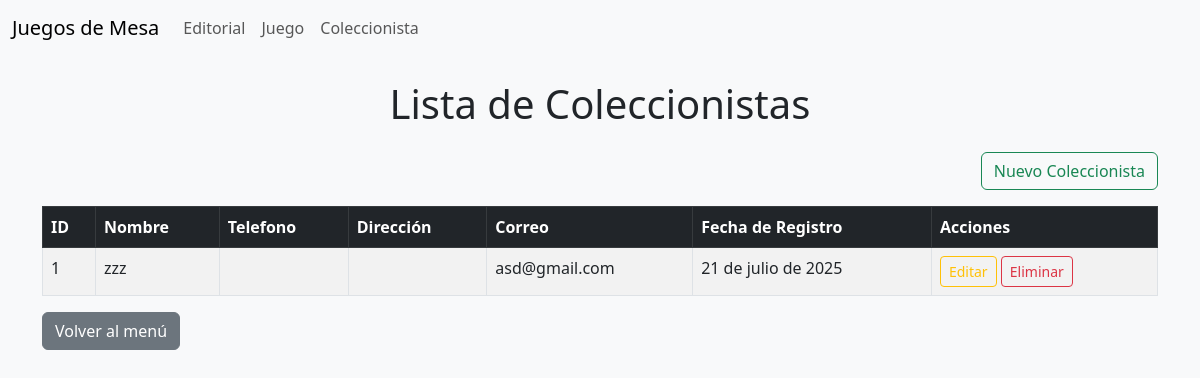
The page /coleccionista/ on the database as committed earlier.
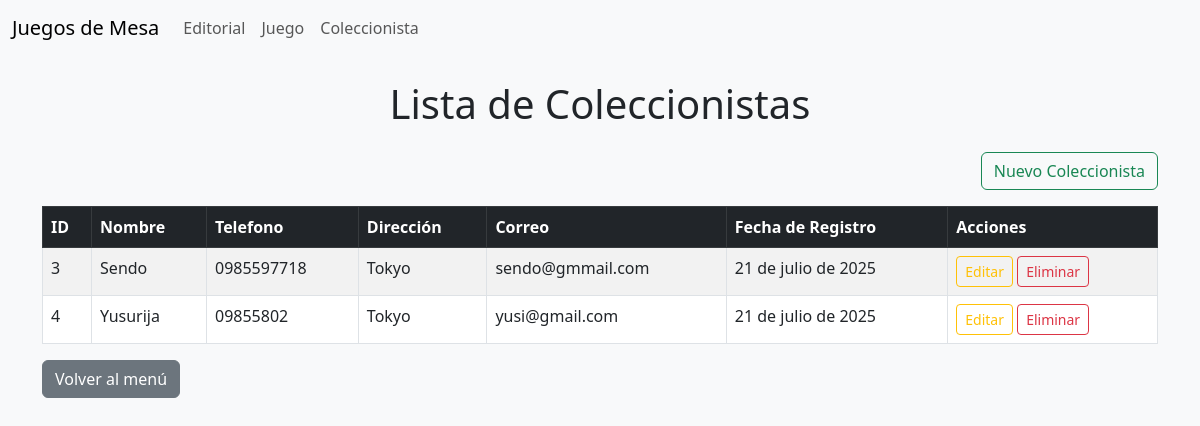
The same page on the database as committed later.
### Aplicaciones/Coleccionista/models.py (models this page shows, shortened)
class Coleccionista(models.Model):
    nombre = models.CharField(max_length=100)
    telefono = models.CharField(max_length=15)
    direccion = models.CharField(max_length=100)
    correo = models.EmailField()
    fecha_registro = models.DateField(auto_now_add=True)

### Aplicaciones/Coleccionista/views.py (the view)
# urls.py: path('', views.listaColeccionista, name='lista_coleccionista'),
def listaColeccionista(request):
    coleccionistas = Coleccionista.objects.all()
    return render(request, 'coleccionista/inicio.html', {'coleccionistas': coleccionistas})

### Aplicaciones/Coleccionista/templates/coleccionista/inicio.html (shortened to what this page needs)
{% extends 'plantilla.html' %}
{% block contenido %}
<div class="container mt-4">
    <h1 class="text-center mb-4">Lista de Coleccionistas</h1>
    <div class="text-end mb-3">
        <a href="{% url 'nuevo_coleccionista' %}" class="btn btn-outline-success">Nuevo Coleccionista</a>
    </div>
    <table class="table table-bordered table-striped table-hover">
        <thead class="table-dark">
            <tr>
                <th>ID</th>
                <th>Nombre</th>
                <th>Telefono</th>
                <th>Dirección</th>
                <th>Correo</th>
                <th>Fecha de Registro</th>
                <th>Acciones</th>
            </tr>
        </thead>
        <tbody>
            {% for coleccionista in coleccionistas %}
            <tr>
                <td>{{ coleccionista.id }}</td>
                <td>{{ coleccionista.nombre }}</td>
                <td>{{ coleccionista.telefono }}</td>
                <td>{{ coleccionista.direccion }}</td>
                <td>{{ coleccionista.correo }}</td>
                <td>{{ coleccionista.fecha_registro }}</td>
                <td>
                    <a href="{% url 'editar_coleccionista' coleccionista.id %}" class="btn btn-outline-warning btn-sm">Editar</a>
                    <button onclick="confirmDelete({{ coleccionista.id }})" class="btn btn-outline-danger btn-sm">Eliminar</button>
                </td>
            </tr>
            {% empty %}
            <tr>
                <td colspan="5" class="text-center">No hay coleccionistas registrados.</td>
            </tr>
            {% endfor %}
        </tbody>
    </table>
    <a href="/" class="btn btn-secondary">Volver al menú</a>
</div>
{% endblock %}

### templates/plantilla.html (shortened to what this page needs)
<!DOCTYPE html>
<html lang="es">
<head>
    <link href="https://cdn.jsdelivr.net/npm/bootstrap@5.3.0/dist/css/bootstrap.min.css" rel="stylesheet">
</head>
<body class="bg-light">
    <nav class="navbar navbar-expand-lg navbar-light bg-light">
        <div class="container-fluid">
            <a class="navbar-brand" href="#">Juegos de Mesa</a>
            <div class="collapse navbar-collapse" id="navbarNav">
                <ul class="navbar-nav">
                    <li class="nav-item">
                        <a class="nav-link" href="/editorial/">Editorial</a>
                    </li>
                    <li class="nav-item">
                        <a class="nav-link" href="/juego/">Juego</a>
                    </li>
                    <li class="nav-item">
                        <a class="nav-link" href="/coleccionista/">Coleccionista</a>
                    </li>
                </ul>
            </div>
        </div>
    </nav>
    {% block contenido %}
    {% endblock %}
</body>
</html>

Rows that differ between the two databases and show on the page:
removed Coleccionista: id "1", nombre "zzz", correo "asd@gmail.com", fecha_registro "21 de julio de 2025"
added Coleccionista: id "3", nombre "Sendo", telefono "0985597718", direccion "Tokyo", correo "sendo@gmmail.com", fecha_registro "21 de julio de 2025"
added Coleccionista: id "4", nombre "Yusurija", telefono "09855802", direccion "Tokyo", correo "yusi@gmail.com", fecha_registro "21 de julio de 2025"
